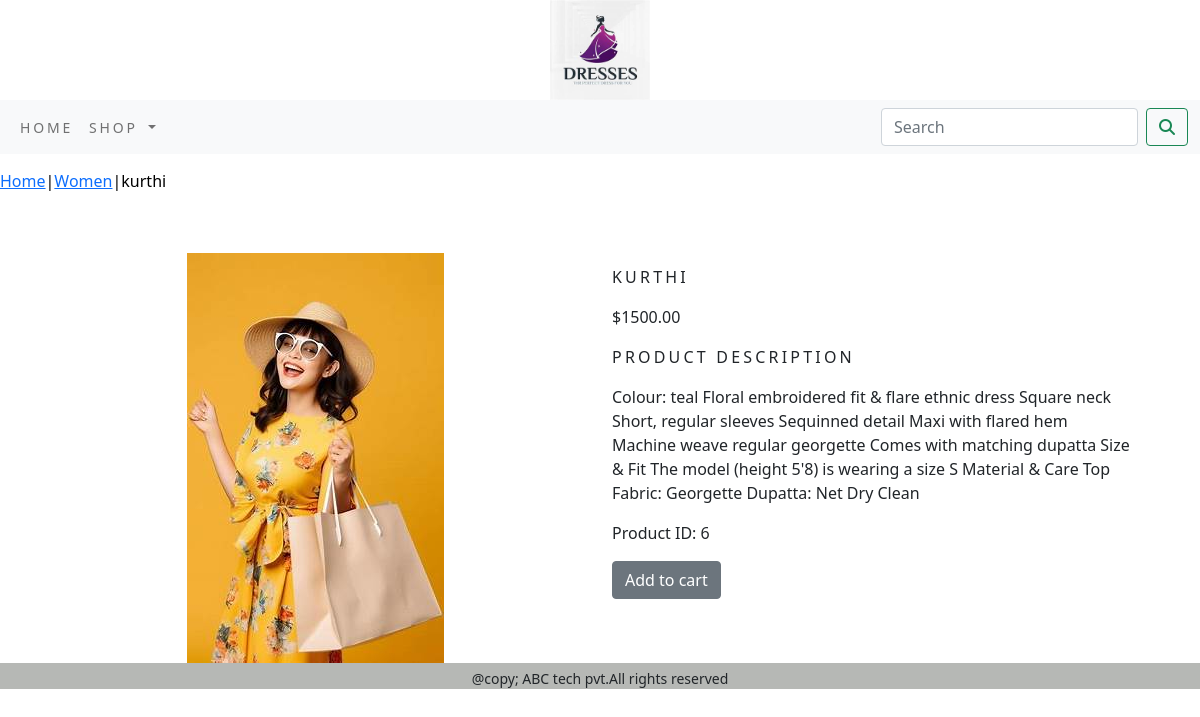
The page /women/kurthi/ on the database its author committed.
### ecommerce_app/models.py (models this page shows, shortened)
class Product(models.Model):
    name = models.CharField(max_length=250, unique=True)
    slug = models.SlugField(max_length=250, unique=True)
    description = models.TextField(blank=True)
    price = models.DecimalField(max_digits=10, decimal_places=2)
    category = models.ForeignKey(Category, on_delete=models.CASCADE)
    image = models.ImageField(upload_to="product", blank=True)
    stock=models.IntegerField(default=0)
    available = models.BooleanField(default=True)
    created = models.DateTimeField(auto_now_add=True)
    updated = models.DateTimeField(auto_now=True)
    class Meta:
        ordering = ('name',)
        verbose_name = 'product'
        verbose_name_plural = 'products'

class Category(models.Model):
    name = models.CharField(max_length=250, unique=True)
    slug = models.SlugField(max_length=250, unique=True)
    description = models.TextField(blank=True)
    image = models.ImageField(upload_to='category',blank=True)
    class Meta:
        ordering = ('name',)
        verbose_name = 'category'
        verbose_name_plural = 'categories'
    def get_url(self):
        return reverse('ecommerce_app:product_by_category', args=[self.slug])
    def __str__(self):
        return '{}'.format(self.name)

### ecommerce_app/views.py (the view)
# urls.py: path('<slug:c_slug>/<slug:product_slug>/', views.proDetail, name='product_category_detail'),
def proDetail(request,c_slug,product_slug):
    try:
        product=Product.objects.get(category__slug=c_slug , slug=product_slug)
    except Exception as e:
        raise e
    return render(request,'product.html',{'product':product})

### cart/context_processors.py (called while the page is built)
def counter(request):
    item_count=0
    if 'admin' in request.path:
        return {}
    else:
        try:
            cart=Cart.objects.filter(cart_id=_cart_id(request))
            cart_items=CartItem.objects.all().filter(cart=cart[:1])
            for cart_item in cart_items:
                item_count += cart_item.quantity
        except Cart.DoesNotExist:
            item_count=0
    return dict(item_count=item_count)

### cart/views.py (called while the page is built)
def _cart_id(request):
    cart=request.session.session_key
    if not cart:
        cart=request.session.create()
    return cart

### ecommerce_app/context_processors.py (called while the page is built)
def menu_links(request):
    links=Category.objects.all()
    return dict(links=links)

### templates/product.html (shortened to what this page needs)
{% extends 'base.html' %}
{% load static %}
{% block content %}
<div class=" my_prod_row_class" >
    <div class="mx_auto">
        <p> <a href="{% url 'ecommerce_app:allProducts' %}">Home</a>|<a href="{{product.category.get_url}}">{{product.category}}</a>|{{product.name }}</p>
    </div >
</div>
<div class="container">
 <br>
 <div class="row">
    <div class="col-12 col-sm-12 col-md-12 col-lg-6 text-center">
        <div>
        <div style="min-width:  18rem">
            <img src="{{product.image.url}}" alt="{{product.name}}" >
        </div>
       </div>
    </div>
     <div class="col-12 col-sm-12 col-md-12 col-lg-6">
         <div>
        <h1 class="my_prod_title">{{product.name}}</h1>
        <p>${{product.price}}</p>
        <p class="my_title">Product Description</p>
        <p class="text-justify my_prod_text">{{product.description}}</p>
             <p>Product ID: {{ product.id }}</p>
             {% if product.stock <= 0  %}
        <p class="text-justify my-prod-text"><b>Out of stock</b></p>
        {% else %}
        <a class="btn btn-secondary" href="{% url 'cart:add_cart' product.id %}">Add to cart</a>
        {% endif %}
      </div>
     </div>
</div>
</div>
{% endblock %}

### static/css/custom.css (style rules this page uses)
body { font-family: 'Roboto', sans-serif; }
.my_prod_title { font-size:16px; text-transform:uppercase; letter-spacing:.2em; padding-top:15px; padding-bottom:10px; }
.my_prod_text { padding-right:26px; }
.my_title { font-size:16px; text-transform:uppercase; letter-spacing:.2em; }
.my_prod_row_class { padding-top:15px; padding-bottom:20px }
.my_prod_row_class .mx_auto { color:#000; fond-size:12px; text-decoration:none }

### rows shown on the page
Product: category "Women", name "kurthi", image (picture), name "KURTHI", price "1500.00", description "Colour: teal Floral embroidered fit & flare ethnic dress Square neck Short, regular sleeves Sequinned detail Maxi with flared hem Machine weave regular georgette Comes with matching dupatta Size & Fit The model (height 5'8) is wearing a size S Material & Care Top Fabric: Georgette Dupatta: Net Dry Clean", id "6"
